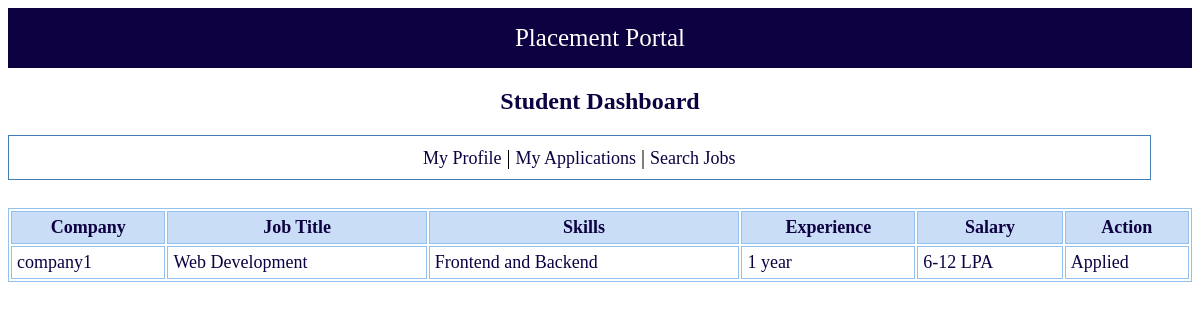
Page /student/dashboard (signed in) on the earlier database version.
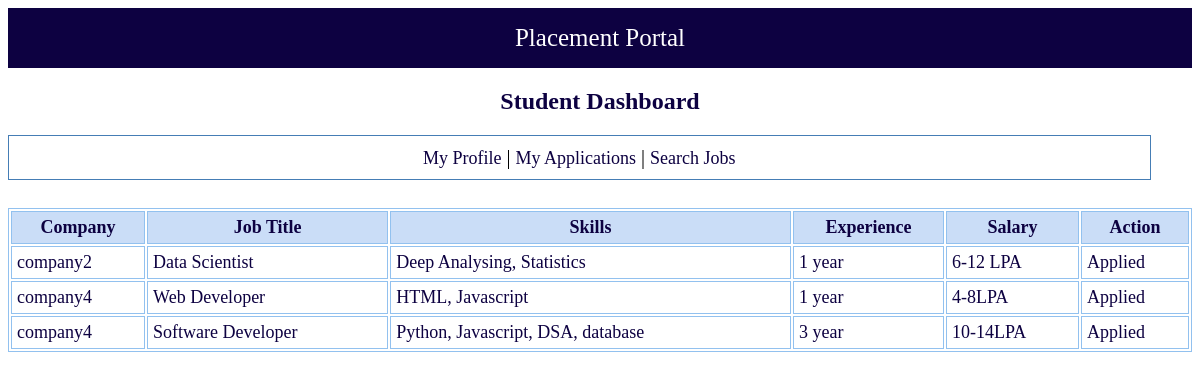
Same page on the later database version.
### tables this page shows
CREATE TABLE drives(
        id INTEGER PRIMARY KEY AUTOINCREMENT,
        company_id INTEGER,
        job_title TEXT,
        skills TEXT,
        experience TEXT,
        salary TEXT,
        status TEXT DEFAULT 'pending',
        FOREIGN KEY(company_id) REFERENCES companies(id)
    );

CREATE TABLE companies(
        id INTEGER PRIMARY KEY AUTOINCREMENT,
        name TEXT NOT NULL,
        email TEXT NOT NULL,
        password TEXT NOT NULL,
        website TEXT,
        hr_contact TEXT,
        status TEXT NOT NULL DEFAULT 'pending'
    );

### app.py (the view)
@app.route("/student/dashboard")
def student_dashboard():
    if "student" not in session:
        return redirect("/")
    db = get_db()
    drives = db.execute("""
    SELECT drives.*, companies.name as company
    FROM drives
    JOIN companies ON drives.company_id = companies.id
    WHERE drives.status='approved'
    AND companies.status != 'blacklisted'
    """).fetchall()
    applied = db.execute("""
        SELECT drive_id FROM applications
        WHERE student_id=?
    """, (session["student"],)).fetchall()
    applied_ids = [a["drive_id"] for a in applied]
    return render_template("student/dashboard.html",drives=drives,applied_ids=applied_ids)

### database.py (called while the page is built)
def get_db():
    conn = sqlite3.connect("placement.db")
    conn.row_factory = sqlite3.Row
    return conn

### templates/student/dashboard.html
{% extends "base.html" %}
{% block content %}
<h2>Student Dashboard</h2>
<div class="dashboard">
    <a href="/student/profile">My Profile</a> |
    <a href="/student/applications">My Applications</a> |
    <a href="/student/search">Search Jobs</a>
</div>
<br>
<table class="table-border">
    <tr>
        <th>Company</th>
        <th>Job Title</th>
        <th>Skills</th>
        <th>Experience</th>
        <th>Salary</th>
        <th>Action</th>
    </tr>
    {% for d in drives %}
    <tr>
        <td>{{ d.company }}</td>
        <td>{{ d.job_title }}</td>
        <td>{{ d.skills }}</td>
        <td>{{ d.experience }}</td>
        <td>{{ d.salary }}</td>
        <td>
            {% if d.id in applied_ids %}
            <span>Applied</span>
            {% else %}
            <a href="/apply/{{ d.id }}">Apply</a>
            {% endif %}
        </td>
    </tr>
    {% endfor %}
</table>
{% endblock %}

Differences in the rows shown:
no longer on this page (row edited): drives: company "company1", job_title "Web Development", skills "Frontend and Backend", experience "1 year", salary "6-12 LPA", shows "Applied"
added drives: company "company2", job_title "Data Scientist", skills "Deep Analysing, Statistics", experience "1 year", salary "6-12 LPA", shows "Applied"
added drives: company "company4", job_title "Web Developer", skills "HTML, Javascript", experience "1 year", salary "4-8LPA", shows "Applied"
added drives: company "company4", job_title "Software Developer", skills "Python, Javascript, DSA, database", experience "3 year", salary "10-14LPA", shows "Applied"
